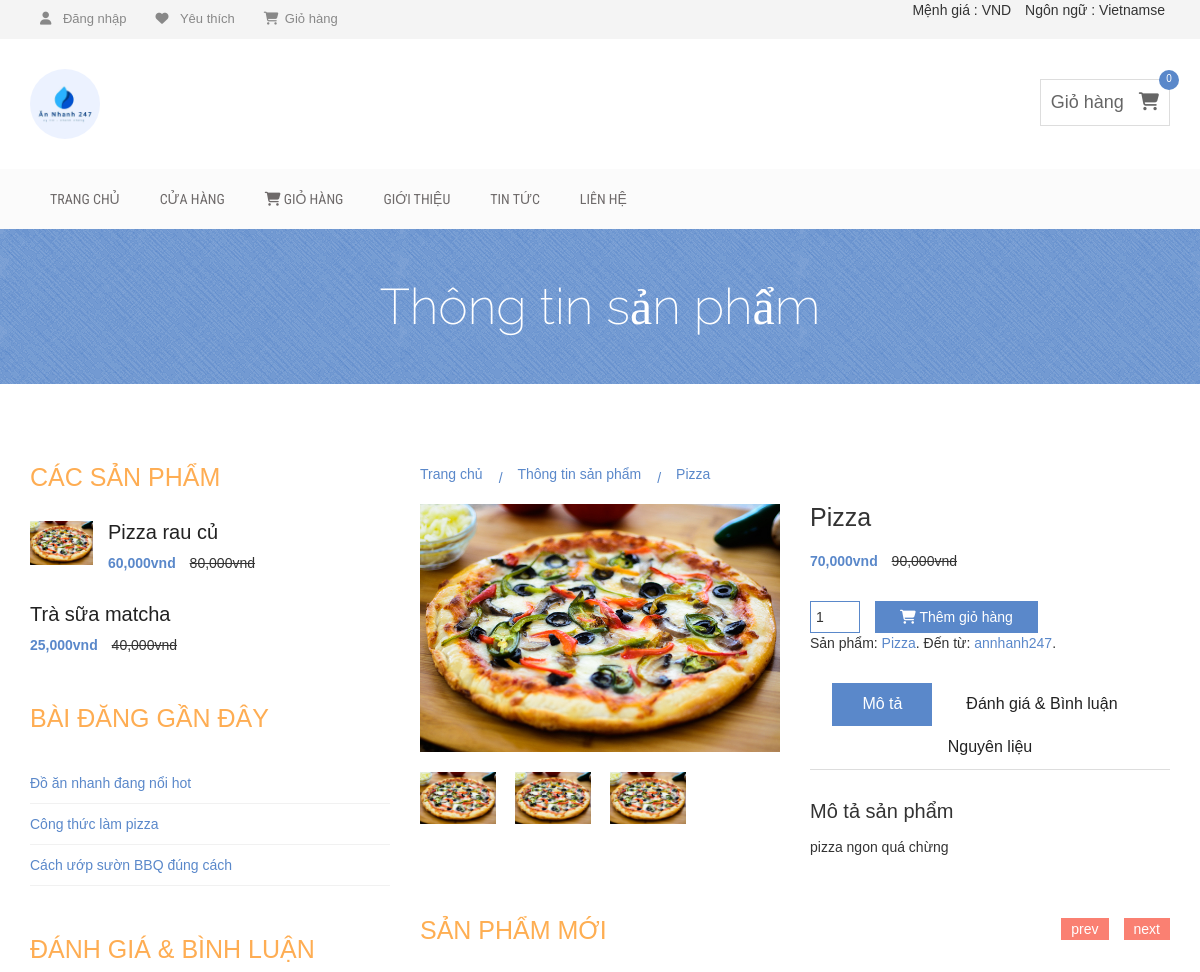
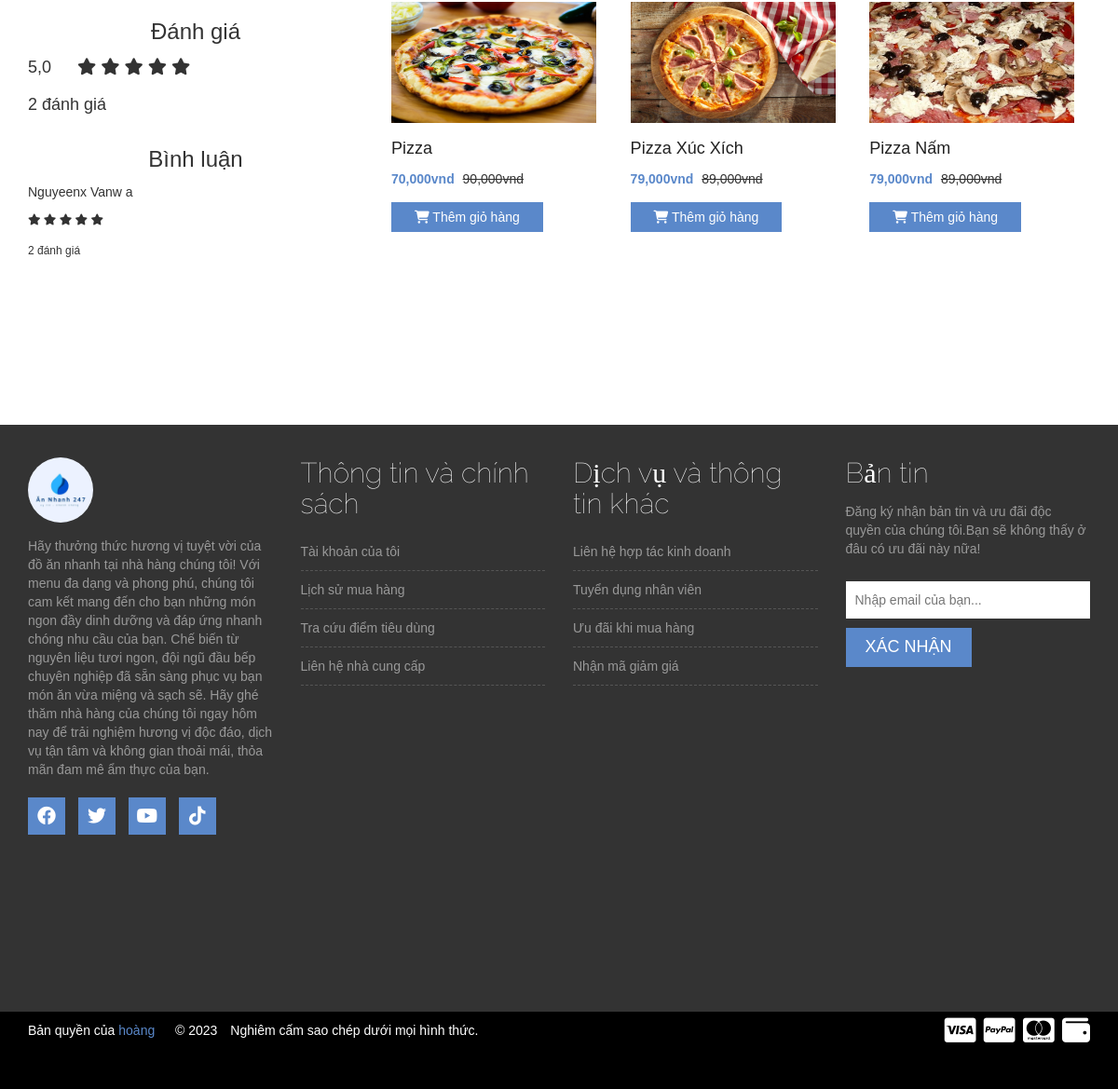
Screenshot of /client/index.php?controller=chitietsanpham&id=1 with the database file from the repository (2 pictures, top to bottom).
### tables this page shows
CREATE TABLE `sanpham` (
  `id` int(11) NOT NULL,
  `nhacungcap_id` int(11) DEFAULT NULL,
  `danhmuc_id` int(11) DEFAULT NULL,
  `tensanpham` varchar(50) DEFAULT NULL,
  `anhsanpham` varchar(50) DEFAULT NULL,
  `giamoi` decimal(15,2) DEFAULT NULL,
  `giacu` decimal(15,2) DEFAULT NULL,
  `soluong` int(11) DEFAULT NULL,
  `mota` varchar(500) DEFAULT NULL,
  `ngaythemsanpham` timestamp NOT NULL DEFAULT current_timestamp()
);

### client/view/V_chitietsanpham.php (the view, shortened to what the rows shown need)
<!DOCTYPE html>
<html lang="en">
<head>
    <link rel="stylesheet" href="css/bootstrap.min.css">
    <link rel="stylesheet" href="css/font-awesome.min.css">
    <link rel="stylesheet" href="https://cdnjs.cloudflare.com/ajax/libs/font-awesome/6.3.0/css/all.min.css">
    <link rel="stylesheet" href="css/owl.carousel.css">
    <link rel="stylesheet" href="css/style.css">
    <link rel="stylesheet" href="css/responsive.css">
</head>
<body>
    <div class="site-branding-area">
        <div class="container">
            <div class="row">
                <div class="col-sm-6">
                    <div class="logo">
                        <h1><a href="#"><img style="width: 70px; border-radius: 50%;" src="img/logo_annhanh.jpg"></a></h1>
                    </div>
                </div>
            </div>
        </div>
    </div>
    <div class="product-big-title-area">
        <div class="container">
            <div class="row">
                <div class="col-md-12">
                    <div class="product-bit-title text-center">
                        <h2>Thông tin sản phẩm</h2>
                    </div>
                </div>
            </div>
        </div>
    </div>
    <div class="single-product-area">
        <div class="container">
            <div class="row">
                <div class="col-md-4">
                    <div class="single-sidebar">
                        <h2 class="sidebar-title">Các sản phẩm</h2>
                        <div class="thubmnail-recent">
                            <h2><a style="text-decoration: none;" href="#">Pizza rau củ</a></h2>
                        </div>
                        <div class="thubmnail-recent">
                            <h2><a style="text-decoration: none;" href="#">Trà sữa matcha</a></h2>
                        </div>
                    </div>
                    <div class="single-sidebar">
                        <h2 class="sidebar-title">Bài đăng gần đây</h2>
                    </div>
                    <div class="single-sidebar">
                        <h2 class="sidebar-title">Đánh giá & Bình luận</h2>
                    </div>
                </div>
                <div class="col-md-8">
                    <div class="product-content-right">
                        <div class="product-breadcroumb">
                            <a style="text-decoration: none;" href="?controller=trangchu">Trang chủ</a>
                            <a style="text-decoration: none;" href="#">Thông tin sản phẩm</a>
                            <a style="text-decoration: none;" href><?php echo $sanpham[0]['tensanpham'] ?></a>
                        </div>
                        <div class="row">
                            <div class="col-sm-6">
                                <div class="product-images">
                                    <div class="product-main-img">
                                        <img src="<?php echo $sanpham[0]['anhsanpham'] ?>" alt>
                                    </div>
                                    <div class="product-gallery">
                                        <img src="<?php echo $sanpham[0]['anhsanpham'] ?>" alt>
                                        <img src="<?php echo $sanpham[0]['anhsanpham'] ?>" alt>
                                        <img src="<?php echo $sanpham[0]['anhsanpham'] ?>" alt>
                                    </div>
                                </div>
                            </div>
                            <div class="col-sm-6">
                                <div class="product-inner">
                                    <?php
                                    foreach ($sanpham as $key => $value) { ?>
                                        <h2 class="product-name"><?php echo $sanpham[0]['tensanpham'] ?></h2>
                                        <div class="product-inner-price">
                                            <ins><?php echo number_format($sanpham[0]['giamoi']) ?>vnd</ins> <del><?php echo number_format($sanpham[0]['giacu']) ?>vnd</del>
                                        </div>
                                        <form action class="cart">
                                            <div class="quantity" style="margin-top: 5px;">
                                                <input type="number" size="4" class="input-text qty text" title="Qty" value="1" name="quantity" min="1" max="10" step="1">
                                            </div>
                                        </form>
                                        <a style="margin-top: 5px;" class="add_to_cart_button" href="?controller=themgiohang&id=<?php echo $value['id'] ?>"><i class="fa-sharp fa-solid fa-cart-shopping"></i>
                                            Thêm giỏ hàng</a>
                                        <div class="product-inner-category">
                                            <p>Sản phẩm: <a style="text-decoration: none;" href="#"><?php echo $sanpham[0]['tensanpham'] ?></a>.
                                                Đến từ: <a style="text-decoration: none;" href="#">annhanh247</a>.
                                            </p>
                                        </div>
                                    <?php } ?>
                                    <div role="tabpanel">
                                        <ul class="product-tab" role="tablist">
                                        </ul>
                                        <div class="tab-content">
                                            <div role="tabpanel" class="tab-pane fade in active" id="home">
                                                <h2>Mô tả sản phẩm</h2>
                                                <?php
                                                foreach ($sanpham as $key => $value) { ?>
                                                    <p><?php echo $sanpham[0]['mota'] ?></p>
                                                <?php } ?>
                                            </div>
                                        </div>
                                    </div>
                                </div>
                            </div>
                        </div>
                        <div class="related-products-wrapper">
                            <h2 class="related-products-title">Sản phẩm mới</h2>
                            <div class="related-products-carousel">
                                <?php
                                foreach ($pizza as $key => $value) { ?>
                                    <div class="single-product">
                                        <div class="product-f-image">
                                            <a href="?controller=chitietsanpham&id=<?php echo $value['id'] ?>"><img style="width: 220px; height: 130px;" src="<?php echo $value['anhsanpham']; ?>" alt="anh"></a>
                                        </div>
                                        <h2><a href="?controller=chitietsanpham&id=<?php echo $value['id'] ?>"><?php echo $value['tensanpham']; ?></a></h2>
                                        <div class="product-carousel-price">
                                            <ins><?php echo number_format($value['giamoi']) ?>vnd</ins> <del><?php echo number_format($value['giacu']) ?>vnd</del>
                                        </div>
                                        <div class="product-option-shop">
                                            <a class="add_to_cart_button" data-quantity="1" data-product_sku data-product_id="70" rel="nofollow" href="?controller=themgiohang&id=<?php echo $value['id'] ?>"><i class="fa-sharp fa-solid fa-cart-shopping"></i>
                                                Thêm giỏ hàng</a>
                                        </div>
                                    </div>
                                <?php } ?>
                            </div>
                        </div>
                    </div>
                </div>
            </div>
        </div>
    </div>
    <div class="footer-top-area">
        <div class="container">
            <div class="row">
                <div class="col-md-3 col-sm-6">
                    <div class="footer-about-us">
                        <h2><img style="width: 70px; border-radius: 50%;" src="img/logo_annhanh.jpg"></h2>
                    </div>
                </div>
                <div class="col-md-3 col-sm-6">
                    <div class="footer-menu">
                        <h2 class="footer-wid-title">Thông tin và chính
                            sách
                        </h2>
                    </div>
                </div>
                <div class="col-md-3 col-sm-6">
                    <div class="footer-menu">
                        <h2 class="footer-wid-title">Dịch vụ và thông
                            tin
                            khác</h2>
                    </div>
                </div>
                <div class="col-md-3 col-sm-6">
                    <div class="footer-newsletter">
                        <h2 class="footer-wid-title">Bản tin</h2>
                        <br>
                    </div>
                </div>
            </div>
        </div>
    </div>
</body>
</html>

### rows the page displays
sanpham: tensanpham "Pizza", anhsanpham (picture), giamoi "70,000", giacu "90,000", mota "pizza ngon quá chừng"
sanpham: anhsanpham (picture), tensanpham "Pizza Xúc Xích", giamoi "79,000", giacu "89,000"
sanpham: anhsanpham (picture), tensanpham "Pizza Nấm", giamoi "79,000", giacu "89,000"

### other values shown
$sl "0"
